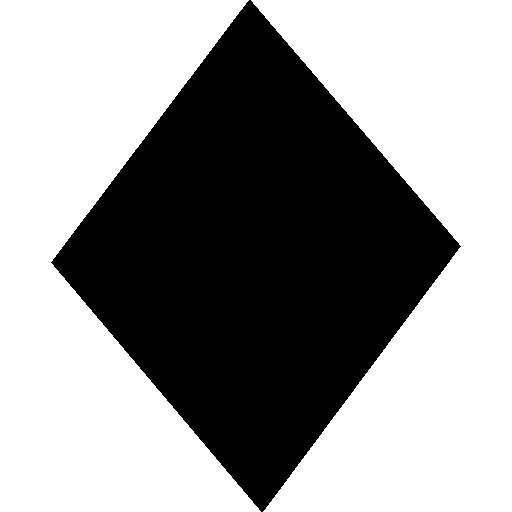
#> input picture TPs/TP2/final/shapes/invalid/17272.png, 512 x 512 px; its folder holds only this picture in this run
$ python -i hu_moments_generation.py   (imports and definitions only)
#> lines starting #> are read from the running program, lines starting #| are printed output that depends on the picture; after the words box and inside, x2 and y2 are one past the last pixel; in counts of white or black regions, pixels touching at a corner belong together
import cv2
import csv
import glob
import numpy
import math


# Escribo los valores de los momentos de Hu en el archivo
def write_hu_moments(label, writer):
#> called with label = 'star'
    files = glob.glob('shapes/' + label + '/*')  # label recibe el nombre de la carpeta
    hu_moments = []
    for file in files:
        hu_moments.append(hu_moments_of_file(file))
    for mom in hu_moments:
        flattened = mom.ravel()  # paso de un array de arrays a un array simple.
        row = numpy.append(flattened, label)  # le metes el flattened array y le agregas el label
        writer.writerow(row)  # Escribe una línea en el archivo.


def generate_hu_moments_file():
    with open('shapes-hu-moments.csv', 'w',
              newline='') as file:
        writer = csv.writer(file)
        # Ahora escribo los momentos de Hu de cada uno de las figuras. Con el string "rectangle...etc" busca en la carpeta donde estan cada una de las imagenes
        # generar los momentos de Hu y los escribe sobre este archivo. (LOS DE ENTRENAMIENTO).
        write_hu_moments("star", writer)
        write_hu_moments("square", writer)
        write_hu_moments("triangle", writer)
        write_hu_moments("invalid", writer)


# Encargada de generar los momentos de Hu para las images
def hu_moments_of_file(filename):
#> called with filename = 'shapes/invalid/17272.png'
    image = cv2.imread(filename)
#> image is the input picture: shape (512, 512, 3); 59.8% white; 1 black region, box (x1, y1, x2, y2) and area: (51, 0, 461, 512) 105419
    gray = cv2.cvtColor(image, cv2.COLOR_RGB2GRAY)
    bin = cv2.adaptiveThreshold(gray, 255, cv2.ADAPTIVE_THRESH_GAUSSIAN_C, cv2.THRESH_BINARY, 67, 2)
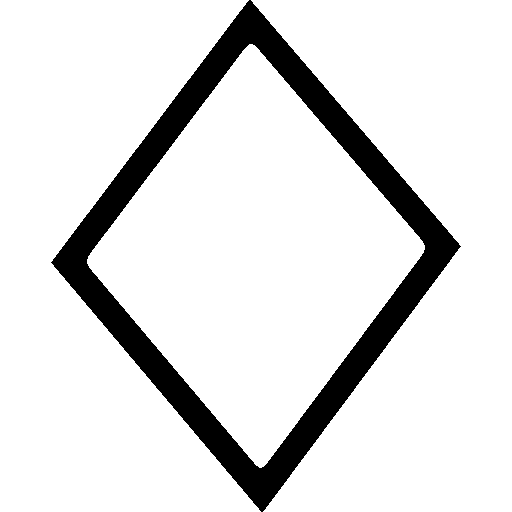
#> bin: shape (512, 512); 88.1% white; 1 black region, box (x1, y1, x2, y2) and area: (51, 0, 461, 512) 31293

    # Invert the image so the area of the UAV is filled with 1's. This is necessary since
    # cv::findContours describes the boundary of areas consisting of 1's.
    bin = 255 - bin # como sabemos que las figuras son negras invertimos los valores binarios para que esten en 1.

    kernel = numpy.ones((3, 3), numpy.uint8)  # Tamaño del bloque a recorrer
    # buscamos eliminar falsos positivos (puntos blancos en el fondo) para eliminar ruido.
    bin = cv2.morphologyEx(bin, cv2.MORPH_ERODE, kernel)
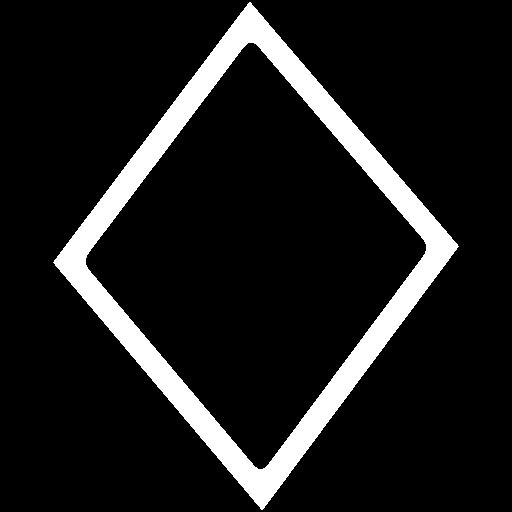
#> bin: shape (512, 512); 10.7% white; 1 white region

    contours, hierarchy = cv2.findContours(bin, cv2.RETR_LIST,
                                           cv2.CHAIN_APPROX_SIMPLE)  # encuetra los contornos
#> contours = 2 contours; box (x1, y1, x2, y2) and area: (53, 2, 459, 510) 103072, (85, 42, 427, 470) 76086
    shape_contour = max(contours, key=cv2.contourArea)  # Agarra el contorno de area maxima
#> shape_contour = contour of 418 points, box (x1, y1, x2, y2) (53, 2, 459, 510), area 103072

    # Calculate Moments
    moments = cv2.moments(shape_contour)  # momentos de inercia
#> moments = moments, m00 103072, centre m10/m00, m01/m00 = (255.5, 255)
    # Calculate Hu Moments
    huMoments = cv2.HuMoments(moments)  # momentos de Hu
#> huMoments = [0.171, 0.00145, 2.43e-07, 1.53e-08, 9.31e-16, 5.8e-10, 7.05e-17]
    # Log scale hu moments
    for i in range(0, 7):
        huMoments[i] = -1 * math.copysign(1.0, huMoments[i]) * math.log10(abs(huMoments[i])) # Mapeo para agrandar la escala.
#> after the loop, huMoments = [0.767, 2.84, 6.61, 7.82, 15.03, 9.24, 16.15]
    return huMoments

>>> result = generate_hu_moments_file()
